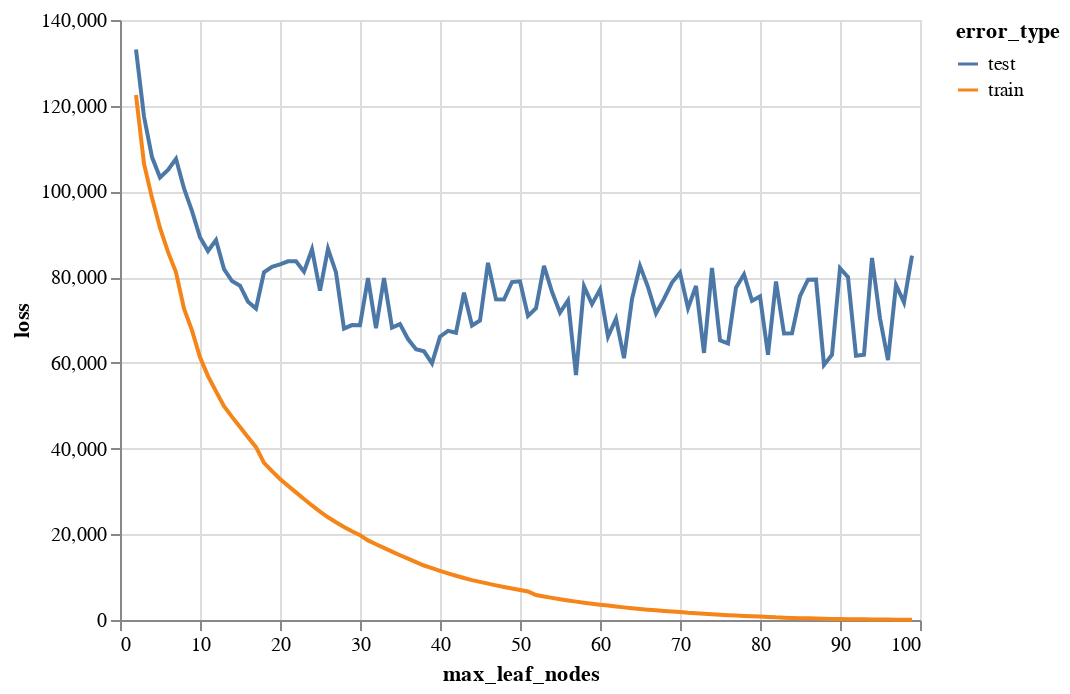

The notebook cell this image was saved under:
### Markdown cell above
The curve is not typically U-shaped, and the best max_leaf_nodes here I can choose where is not overfitting is 17. (Actually, I also check 37, but the score of train data is .98 versus .70 test score, which implies overfitting, so I just discard 37.)

### Code cell
alt.Chart(df_melted).mark_line().encode(
    x = "max_leaf_nodes",
    y = "loss",
    color = "error_type",
    tooltip = "max_leaf_nodes"
)

### Figure 1 — Vega-Lite specification as saved in the notebook (floating-point values rounded to 4 significant figures; data arrays with more than 128 entries replaced by an {"elided": "..."} marker saying what was removed)
{"config": {"view": {"continuousWidth": 400, "continuousHeight": 300}}, "data": {"name": "data-3274ac83080fbaaee50b5923f8340960"}, "mark": "line", "encoding": {"color": {"field": "error_type", "type": "nominal"}, "tooltip": {"field": "max_leaf_nodes", "type": "quantitative"}, "x": {"field": "max_leaf_nodes", "type": "quantitative"}, "y": {"field": "loss", "type": "quantitative"}}, "$schema": "https://vega.github.io/schema/vega-lite/v4.17.0.json", "datasets": {"data-3274ac83080fbaaee50b5923f8340960": {"elided": "196 records"}}}
